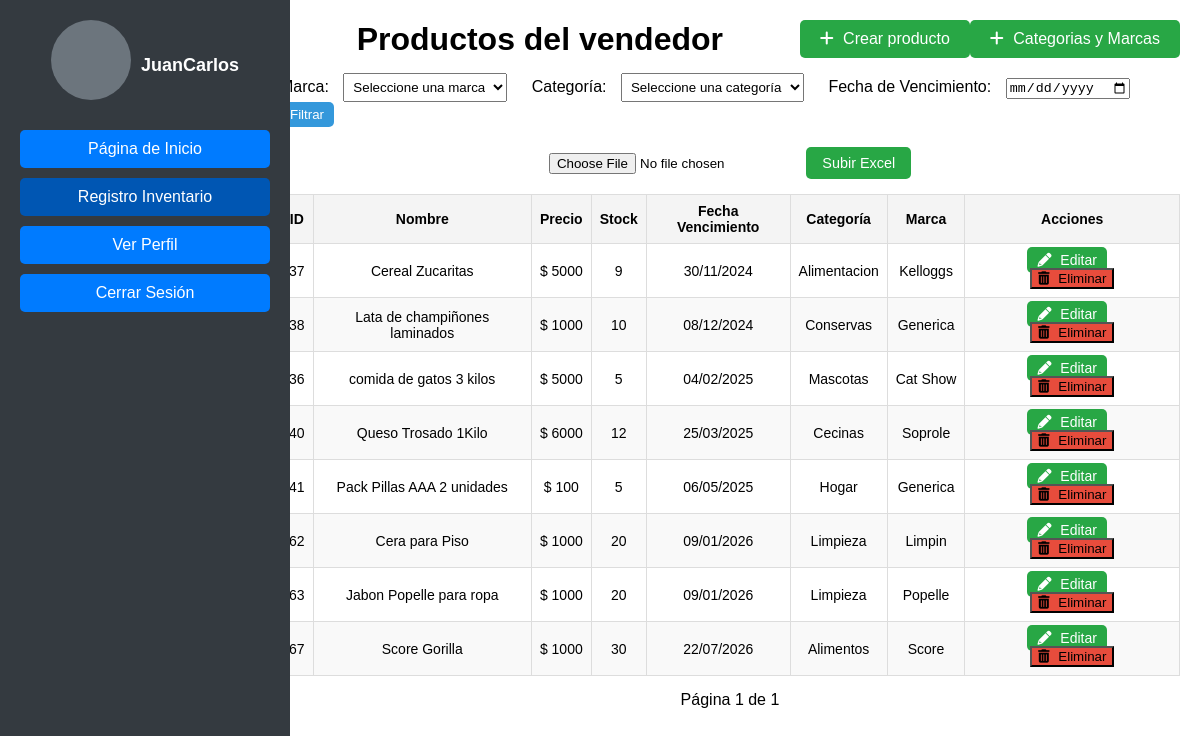
The page /vendedor/ (signed in) on the database its author committed.
### pagina/models.py (models this page shows, shortened)
class Producto(models.Model):
    nombre = models.CharField(max_length=100)
    precio = models.DecimalField(max_digits=10, decimal_places=4)
    stock = models.IntegerField()
    descripcion = models.TextField()
    marca = models.ForeignKey(Marca, on_delete=models.CASCADE)
    categoria = models.ForeignKey(Categoria, null=True, blank=True, on_delete=models.SET_NULL)
    fecha_vencimiento = models.DateField(default=timezone.now)

class Categoria(models.Model):
    nombre = models.CharField(max_length=100)

class Marca(models.Model):
    nombre = models.CharField(max_length=100)

### pagina/views.py (the view)
# urls.py: path('vendedor/', vendedor, name='vendedor'),
@login_required
def vendedor(request):
    productos = Producto.objects.all()
    marca_id = request.GET.get('marca')
    if marca_id:
        productos = productos.filter(marca_id=marca_id)
    categoria_id = request.GET.get('categoria')
    if categoria_id:
        productos = productos.filter(categoria_id=categoria_id)
    productos = productos.order_by('fecha_vencimiento')
    paginator = Paginator(productos, 15)  # 15 productos por página
    page_number = request.GET.get('page')
    page_obj = paginator.get_page(page_number)
    marcas = Marca.objects.all()
    categorias = Categoria.objects.all()
    return render(request, 'vendedor.html', {
        'page_obj': page_obj,
        'marcas': marcas,
        'categorias': categorias
    })

### pagina/templates/vendedor.html (shortened to what this page needs)
<!DOCTYPE html>
<!DOCTYPE html>
<html lang="es">
<head>
    {% load static %}
    <link rel="stylesheet" href="{% static 'css/vendedor.css' %}">
    <link rel="stylesheet" href="https://cdnjs.cloudflare.com/ajax/libs/font-awesome/6.0.0-beta3/css/all.min.css">
    <link rel="stylesheet" href="{% static 'css/lateral.css' %}">
</head>
<body>
    <div class="sidebar">
        <div class="perfil">
            <div class="perfil-imagen"></div>
            <p>
                {% if user.is_authenticated %}
                    {{ user.username }}
                {% else %}
                    Invitado
                {% endif %}
            </p>
        </div>
        <ul>
            <li><a href="{% url 'adminpage' %}">Página de Inicio</a></li>
            <li><a href="{% url 'vendedor' %}" class="active">Registro Inventario</a></li>
            <li><a href="{% url 'verPerfil' %}" class="btn-primary">Ver Perfil</a></li>
            <li>
                <form action="{% url 'logout' %}" method="post">
                    <button type="submit" class="btn">Cerrar Sesión</button>
                </form>
            </li>
        </ul>
    </div>
    <div class="main-content">
        <div class="header">
            <h1>Productos del vendedor</h1>
            <a href="{% url 'crearproducto' %}" class="btn-create">
                <i class="fas fa-plus"></i> Crear producto
            </a>
            <a href="{% url 'catmarca' %}" class="btn-create">
                <i class="fas fa-plus"></i> Categorias y Marcas
            </a>
        </div>
        <div class="filters">
            <form method="GET">
                <label for="marca">Marca:</label>
                <select name="marca" id="marca">
                    <option value="">Seleccione una marca</option>
                </select>
                <label for="categoria">Categoría:</label>
                <select name="categoria" id="categoria">
                    <option value="">Seleccione una categoría</option>
                </select>
                <label for="fecha_vencimiento">Fecha de Vencimiento:</label>
                <input type="date" name="fecha_vencimiento" id="fecha_vencimiento" value="{{ request.GET.fecha_vencimiento }}">
                <button type="submit" class="btn-filter">Filtrar</button>
            </form>
        </div>
        <div class="upload-form">
            <form method="POST" enctype="multipart/form-data" action="{% url 'cargar_excel' %}">
                <input type="file" name="archivo_excel" id="excel_file">
                <button type="submit">Subir Excel</button>
            </form>
        </div>
        <div class="table-container">
            <table class="product-table">
                <thead>
                    <tr>
                        <th>ID</th>
                        <th>Nombre</th>
                        <th>Precio</th>
                        <th>Stock</th>
                        <th>Fecha Vencimiento</th>
                        <th>Categoría</th>
                        <th>Marca</th>
                        <th>Acciones</th>
                    </tr>
                </thead>
                <tbody id="product-table-body">
                    {% for producto in page_obj %}
                        <tr>
                            <td>{{ producto.id }}</td>
                            <td>{{ producto.nombre }}</td>
                            <td>$ {{ producto.precio|floatformat:0 }}</td>
                            <td>{{ producto.stock }}</td>
                            <td>{{ producto.fecha_vencimiento|date:"d/m/Y" }}</td>
                            <td>{{ producto.categoria.nombre }}</td>
                            <td>{{ producto.marca.nombre }}</td>
                            <td>
                                <a href="{% url 'editar_producto' producto.id %}" class="btn-edit">
                                    <i class="fas fa-pencil-alt"></i> Editar
                                </a>
                                <a > <button class="btn-delete" data-url="{% url 'eliminar_producto' producto.id %}">
                                    <i class="fas fa-trash-alt"></i> Eliminar
                                </button>
                                </a>
                            </td>
                        </tr>
                    {% empty %}
                        <tr>
                            <td colspan="8">No hay productos disponibles.</td>
                        </tr>
                    {% endfor %}
                </tbody>
            </table>
        </div>
        <div class="pagination">
            <span>Página {{ page_obj.number }} de {{ page_obj.paginator.num_pages }}</span>
        </div>
    </div>
</body>
</html>

### pagina/static/css/vendedor.css (style rules this page uses)
body { margin: 0; font-family: Arial, sans-serif; display: flex; }
.main-content { flex-grow: 1; padding: 20px; }
.header { display: flex; justify-content: space-between; align-items: center; margin-bottom: 20px; }
.header h1 { margin: 0; }
.btn-create { background-color: #28a745; color: white; padding: 10px 20px; text-decoration: none; border-radius: 5px; font-size: 16px; }
.btn-create i { margin-right: 5px; }
.filters { margin-bottom: 20px; }
.filters label { margin-right: 10px; }
.filters select { padding: 5px; margin-right: 20px; }
.filters .btn-filter { padding: 5px 10px; background-color: #3498db; color: white; border: none; border-radius: 5px; }
.product-table { width: 100%; border-collapse: collapse; margin-bottom: 20px; }
.product-table th, .product-table td { padding: 10px; text-align: center; border: 1px solid #ddd; }
.product-table th { background-color: #f4f4f4; }
.product-table td a { text-decoration: none; color: white; padding: 5px 10px; border-radius: 5px; }
.btn-edit { background-color: #28a745; margin-right: 10px; }
.btn-delete { background-color: #e74c3c; }
.btn-edit i, .btn-delete i { margin-right: 5px; }
.pagination { text-align: center; margin-top: 20px; }
.product-table { width: 90%; max-width: 1000px; margin: auto; border-collapse: collapse; font-size: 14px; }
.product-table th { padding: 8px; text-align: left; background-color: #f2f2f2; }
.product-table td { padding: 6px; text-align: left; border-bottom: 1px solid #ddd; }
.product-table tr { height: 30px; }
.product-table { border-spacing: 2px; }
.perfil { display: flex; align-items: center; justify-content: center; flex-direction: row; margin-bottom: 20px; }
.perfil-imagen { width: 80px; height: 80px; background-color: #6c757d; border-radius: 50%; margin-right: 10px; }
h1 { text-align: center; }

### pagina/static/css/lateral.css (style rules this page uses)
.sidebar { width: 250px; height: 100vh; background-color: #333; display: flex; flex-direction: column; align-items: center; padding-top: 20px; }
.perfil { text-align: center; margin-bottom: 20px; }
.perfil-imagen { width: 80px; height: 80px; border-radius: 50%; margin-bottom: 10px; }
.perfil p { color: #fff; font-size: 18px; font-weight: bold; }
.sidebar ul { list-style-type: none; padding: 0; width: 100%; }

### pagina/templates/vendedor.html (style rules this page uses)
.sidebar { display: flex; flex-direction: column; align-items: center; width: 250px; background-color: #343a40; color: white; padding: 20px; height: 100%; position: fixed; }
.sidebar ul { display: flex; flex-direction: column; align-items: center; padding: 0; margin: 0; list-style: none; width: 100%; }
.sidebar ul li { width: 100%; margin-bottom: 10px; text-align: center; }
.sidebar ul li a, .sidebar ul li button { width: 100%; padding: 10px; border-radius: 5px; color: white; background-color: #007bff; text-decoration: none; text-align: center; font-size: 1rem; display: block; box-sizing: border-box; }
.sidebar ul li a.active { background-color: #0056b3; }
.sidebar ul li a.btn-primary { background-color: #007bff; }
.sidebar ul li button { background-color: #007bff; border: none; cursor: pointer; }
.main-content { margin-left: 260px; padding: 20px; display: flex; flex-direction: column; align-items: center; flex: 1; }
.header { display: flex; justify-content: space-between; align-items: center; margin-bottom: 15px; width: 100%; }
.header h1 { flex: 1; text-align: center; margin: 0; }
.upload-form { display: flex; justify-content: center; gap: 10px; align-items: center; margin-bottom: 15px; }
.upload-form button { background-color: #28a745; color: white; padding: 8px 16px; border-radius: 5px; border: none; cursor: pointer; font-size: 0.9rem; }
.table-container { width: 100%; overflow-x: auto; }
.product-table { width: 100%; border-collapse: collapse; }
.product-table th, .product-table td { border: 1px solid #ddd; padding: 8px; text-align: center; }
.product-table th { background-color: #f4f4f4; }
.product-table td { word-wrap: break-word; white-space: normal; }
.product-table tr:nth-child(even) { background-color: #f9f9f9; }
.pagination { margin-top: 15px; text-align: center; }

### rows shown on the page
Producto: id "37", nombre "Cereal Zucaritas", precio "5000", stock "9", fecha_vencimiento "30/11/2024", categoria.nombre "Alimentacion", marca.nombre "Kelloggs"
Producto: id "38", nombre "Lata de champiñones laminados", precio "1000", stock "10", fecha_vencimiento "08/12/2024", categoria.nombre "Conservas", marca.nombre "Generica"
Producto: id "36", nombre "comida de gatos 3 kilos", precio "5000", stock "5", fecha_vencimiento "04/02/2025", categoria.nombre "Mascotas", marca.nombre "Cat Show"
Producto: id "40", nombre "Queso Trosado 1Kilo", precio "6000", stock "12", fecha_vencimiento "25/03/2025", categoria.nombre "Cecinas", marca.nombre "Soprole"
Producto: id "41", nombre "Pack Pillas AAA 2 unidades", precio "100", stock "5", fecha_vencimiento "06/05/2025", categoria.nombre "Hogar", marca.nombre "Generica"
Producto: id "62", nombre "Cera para Piso", precio "1000", stock "20", fecha_vencimiento "09/01/2026", categoria.nombre "Limpieza", marca.nombre "Limpin"
Producto: id "63", nombre "Jabon Popelle para ropa", precio "1000", stock "20", fecha_vencimiento "09/01/2026", categoria.nombre "Limpieza", marca.nombre "Popelle"
Producto: id "67", nombre "Score Gorilla", precio "1000", stock "30", fecha_vencimiento "22/07/2026", categoria.nombre "Alimentos", marca.nombre "Score"

### other values the page prints
{{ user.username }} "JuanCarlos"
{{ page_obj.number }} "1"
{{ page_obj.paginator.num_pages }} "1"
